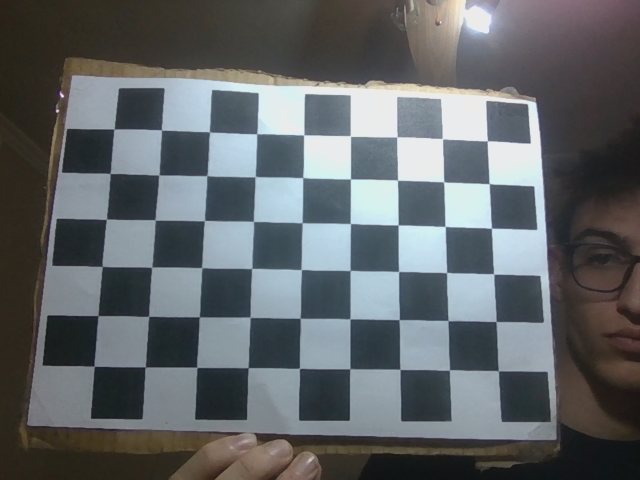
#> input picture data/calibration/laptop/images/img_000.png, 640 x 480 px; its folder holds 4 pictures in this run
$ python calibrate.py
#> lines starting #> are read from the running program, lines starting #| are printed output that depends on the picture
import cv2
import numpy as np
import glob
import os

# Chessboard configuration
board_size = (9, 6)        # internal corners
square_size = 0.029       # meters (25 mm)

# Path to calibration images
image_path = "data/calibration/laptop/images/*.png"
images = glob.glob(image_path)

if len(images) == 0:
    print("Error: No calibration images found")
    os._exit(0)

# Prepare object points (0,0,0), (1,0,0), ...
objp = np.zeros((board_size[0] * board_size[1], 3), np.float32)
objp[:, :2] = np.mgrid[0:board_size[0], 0:board_size[1]].T.reshape(-1, 2)
objp *= square_size

objpoints = []  # 3D points
imgpoints = []  # 2D points

for fname in images:
    img = cv2.imread(fname)
#> img is the input picture: shape (480, 640, 3); mean B, G, R 103.8, 101.1, 97.1
    gray = cv2.cvtColor(img, cv2.COLOR_BGR2GRAY)
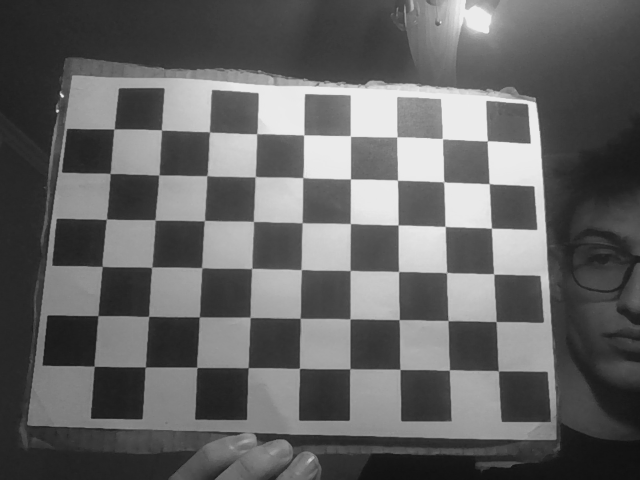
#> gray: shape (480, 640); min 16, max 236, mean 100.2

    ret, corners = cv2.findChessboardCorners(gray, board_size, None)
#> ret = True; corners = 54 rows, first 8: [498.3, 370.9], [449.2, 370.2], [399.9, 369.3], [349.8, 368.8], [299.6, 368.5], [248.2, 367.7], [197, 367.4], [145.1, 367.3]

    if ret:
        corners = cv2.cornerSubPix(
            gray, corners, (11, 11), (-1, -1),
            criteria=(cv2.TERM_CRITERIA_EPS + cv2.TERM_CRITERIA_MAX_ITER, 30, 0.001)
        )
#> corners = 54 rows, first 8: [498.5, 370.7], [449.5, 369.9], [400, 369.3], [349.8, 368.7], [299.4, 368.3], [248.1, 367.7], [196.8, 367.3], [145.2, 366.9]

        objpoints.append(objp)
        imgpoints.append(corners)
    else:
        print("Chessboard not detected in:", fname)
#> pass 2 of the loop `for fname in images:`:
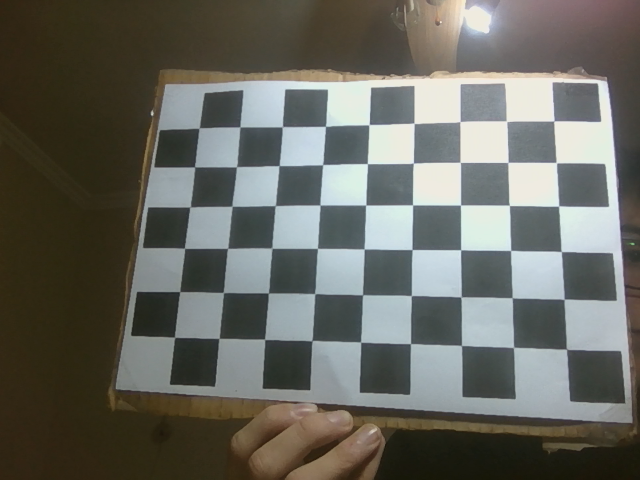
#> input picture data/calibration/laptop/images/img_001.png, 640 x 480 px
#> img is the input picture: shape (480, 640, 3); mean B, G, R 96.3, 103.6, 103.4
#> `gray = cv2.cvtColor(img, cv2.COLOR_BGR2GRAY)`:
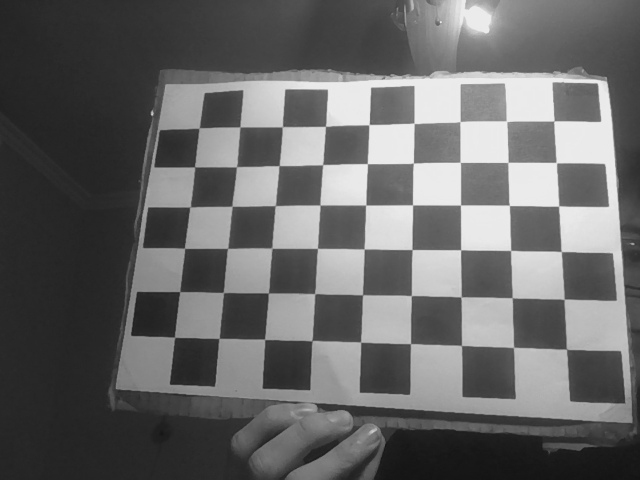
#> gray: shape (480, 640); min 19, max 236, mean 102.7
#> `ret, corners = cv2.findChessboardCorners(gray, board_size, None)`: corners = 54 rows, first 8: [566.5, 349.2], [513.6, 347.3], [461.4, 345.5], [410.4, 343.6], [360.6, 342], [311.9, 340.7], [264.6, 339.4], [219.1, 338.4]
#> `corners = cv2.cornerSubPix( gray, corners, (11, 11), (-1, -1), criteri..`: corners = 54 rows, first 8: [566.5, 349.3], [513.5, 347.4], [461.5, 345.3], [410.5, 343.6], [360.6, 341.9], [311.9, 340.6], [264.8, 339.3], [218.9, 338.4]
#> pass 3 of the loop `for fname in images:`:
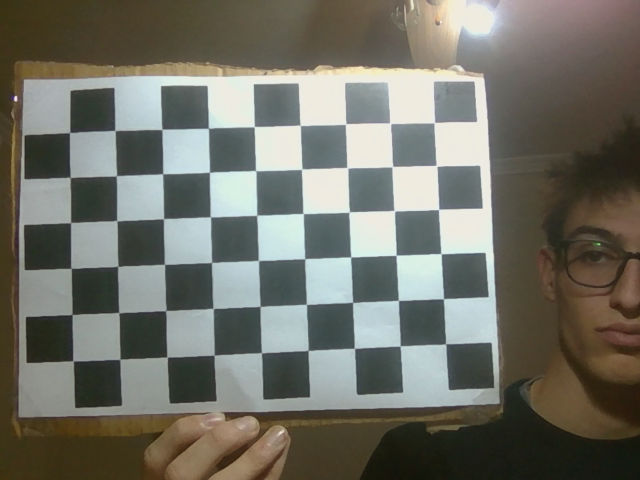
#> input picture data/calibration/laptop/images/img_002.png, 640 x 480 px
#> img is the input picture: shape (480, 640, 3); mean B, G, R 103.3, 112.9, 113.1
#> `gray = cv2.cvtColor(img, cv2.COLOR_BGR2GRAY)`:
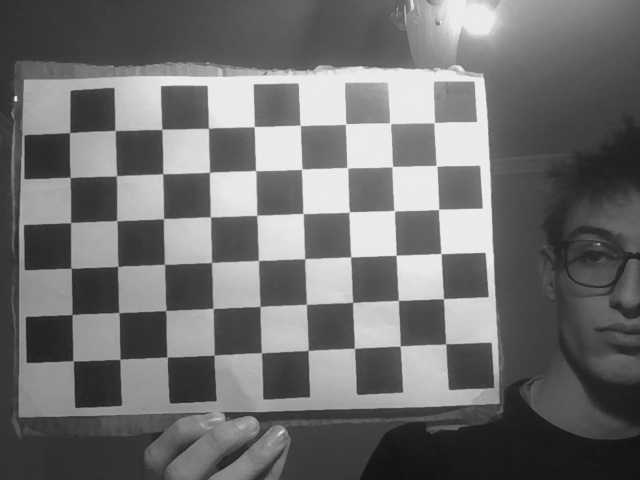
#> gray: shape (480, 640); min 17, max 237, mean 111.8
#> `ret, corners = cv2.findChessboardCorners(gray, board_size, None)`: corners = 54 rows, first 8: [445.4, 343.7], [400.1, 346.1], [354.5, 348.3], [307.9, 350.4], [261.4, 352.8], [213.8, 355.4], [167, 357.1], [119.6, 359.5]
#> `corners = cv2.cornerSubPix( gray, corners, (11, 11), (-1, -1), criteri..`: corners = 54 rows, first 8: [445.8, 343.9], [400.2, 346], [354.4, 348.4], [308.1, 350.5], [261.4, 352.7], [214, 355.2], [167.1, 356.9], [119.9, 359.4]
#> the loop made 4 passes; the first 3 are shown

# Camera calibration
ret, K, dist, rvecs, tvecs = cv2.calibrateCamera(
    objpoints, imgpoints, gray.shape[::-1], None, None
)

print("RMS reprojection error:", ret)
print("Camera matrix:\n", K)
print("Distortion coefficients:\n", dist)

# Save results
output_file = "data/calibration/laptop/intrinsics.yaml"
fs = cv2.FileStorage(output_file, cv2.FILE_STORAGE_WRITE)
fs.write("K", K)
fs.write("dist", dist)
fs.write("RMS", ret)
fs.release()

print("Calibration saved to:", output_file)
